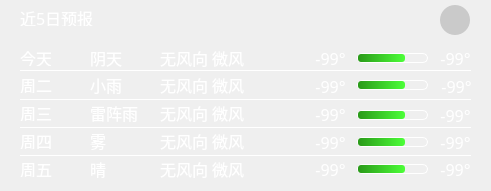
   <widget class="QWidget" name="futureWeatherBackgroundWidget" native="true">
    <property name="geometry">
     <rect>
      <x>490</x>
      <y>80</y>
      <width>491</width>
      <height>191</height>
     </rect>
    </property>
    <property name="styleSheet">
     <string notr="true">QWidget#futureWeatherBackgroundWidget {
	background-color: rgba(0, 0, 0, 40);
	border-radius: 25px;
	border: none;
}

</string>
    </property>
    <widget class="QLabel" name="futureWeatherTitleLabel">
     <property name="geometry">
      <rect>
       <x>20</x>
       <y>10</y>
       <width>91</width>
       <height>16</height>
      </rect>
     </property>
     <property name="font">
      <font>
       <family>MiSans Demibold</family>
       <pointsize>12</pointsize>
       <weight>50</weight>
       <bold>false</bold>
      </font>
     </property>
     <property name="styleSheet">
      <string notr="true">QLabel#futureWeatherTitleLabel {
	color: white;
}</string>
     </property>
     <property name="text">
      <string>近5日预报</string>
     </property>
    </widget>
    <widget class="QLabel" name="todayTitleLabel">
     <property name="geometry">
      <rect>
       <x>20</x>
       <y>50</y>
       <width>31</width>
       <height>16</height>
      </rect>
     </property>
     <property name="font">
      <font>
       <family>MiSans Demibold</family>
       <pointsize>12</pointsize>
       <weight>50</weight>
       <bold>false</bold>
      </font>
     </property>
     <property name="styleSheet">
      <string notr="true">QLabel#todayTitleLabel {
	color: white;
}</string>
     </property>
     <property name="text">
      <string>今天</string>
     </property>
    </widget>
    <widget class="QLabel" name="day2TitleLabel">
     <property name="geometry">
      <rect>
       <x>20</x>
       <y>77</y>
       <width>51</width>
       <height>16</height>
      </rect>
     </property>
     <property name="font">
      <font>
       <family>MiSans Demibold</family>
       <pointsize>12</pointsize>
       <weight>50</weight>
       <bold>false</bold>
      </font>
     </property>
     <property name="styleSheet">
      <string notr="true">QLabel#day2TitleLabel {
	color: white;
}</string>
     </property>
     <property name="text">
      <string>周二</string>
     </property>
    </widget>
    <widget class="QLabel" name="day3TitleLabel">
     <property name="geometry">
      <rect>
       <x>20</x>
       <y>105</y>
       <width>51</width>
       <height>16</height>
      </rect>
     </property>
     <property name="font">
      <font>
       <family>MiSans Demibold</family>
       <pointsize>12</pointsize>
       <weight>50</weight>
       <bold>false</bold>
      </font>
     </property>
     <property name="styleSheet">
      <string notr="true">QLabel#day3TitleLabel {
	color: white;
}</string>
     </property>
     <property name="text">
      <string>周三</string>
     </property>
    </widget>
    <widget class="QLabel" name="day4TitleLabel">
     <property name="geometry">
      <rect>
       <x>20</x>
       <y>133</y>
       <width>51</width>
       <height>16</height>
      </rect>
     </property>
     <property name="font">
      <font>
       <family>MiSans Demibold</family>
       <pointsize>12</pointsize>
       <weight>50</weight>
       <bold>false</bold>
      </font>
     </property>
     <property name="styleSheet">
      <string notr="true">QLabel#day4TitleLabel {
	color: white;
}</string>
     </property>
     <property name="text">
      <string>周四</string>
     </property>
    </widget>
    <widget class="QLabel" name="horizontalLineLabel1">
     <property name="geometry">
      <rect>
       <x>20</x>
       <y>70</y>
       <width>451</width>
       <height>16</height>
      </rect>
     </property>
     <property name="styleSheet">
      <string notr="true">QLabel#horizontalLineLabel1 {
    border-top: 1px solid white; /* 关键：left→top，实现水平线 */
    background-color: transparent; /* 保持背景透明，和你原有逻辑一致 */
    /* 可选：设置高度，避免label默认高度过大导致线位置偏移 */
    height: 1px; 
}</string>
     </property>
     <property name="text">
      <string/>
     </property>
    </widget>
    <widget class="QLabel" name="horizontalLineLabel2">
     <property name="geometry">
      <rect>
       <x>20</x>
       <y>99</y>
       <width>451</width>
       <height>16</height>
      </rect>
     </property>
     <property name="styleSheet">
      <string notr="true">QLabel#horizontalLineLabel2 {
    border-top: 1px solid white; /* 关键：left→top，实现水平线 */
    background-color: transparent; /* 保持背景透明，和你原有逻辑一致 */
    /* 可选：设置高度，避免label默认高度过大导致线位置偏移 */
    height: 1px; 
}</string>
     </property>
     <property name="text">
      <string/>
     </property>
    </widget>
    <widget class="QLabel" name="horizontalLineLabel3">
     <property name="geometry">
      <rect>
       <x>20</x>
       <y>127</y>
       <width>451</width>
       <height>16</height>
      </rect>
     </property>
     <property name="styleSheet">
      <string notr="true">QLabel#horizontalLineLabel3 {
    border-top: 1px solid white; /* 关键：left→top，实现水平线 */
    background-color: transparent; /* 保持背景透明，和你原有逻辑一致 */
    /* 可选：设置高度，避免label默认高度过大导致线位置偏移 */
    height: 1px; 
}</string>
     </property>
     <property name="text">
      <string/>
     </property>
    </widget>
    <widget class="QLabel" name="horizontalLineLabel4">
     <property name="geometry">
      <rect>
       <x>20</x>
       <y>155</y>
       <width>451</width>
       <height>16</height>
      </rect>
     </property>
     <property name="styleSheet">
      <string notr="true">QLabel#horizontalLineLabel4 {
    border-top: 1px solid white; /* 关键：left→top，实现水平线 */
    background-color: transparent; /* 保持背景透明，和你原有逻辑一致 */
    /* 可选：设置高度，避免label默认高度过大导致线位置偏移 */
    height: 1px; 
}</string>
     </property>
     <property name="text">
      <string/>
     </property>
    </widget>
    <widget class="QLabel" name="todayWeatherStateLabel">
     <property name="geometry">
      <rect>
       <x>90</x>
       <y>42</y>
       <width>51</width>
       <height>31</height>
      </rect>
     </property>
     <property name="font">
      <font>
       <family>MiSans Demibold</family>
       <pointsize>12</pointsize>
      </font>
     </property>
     <property name="styleSheet">
      <string notr="true">QLabel#todayWeatherStateLabel {
	color: white;
}</string>
     </property>
     <property name="text">
      <string>阴天</string>
     </property>
    </widget>
    <widget class="QLabel" name="day2WeatherStateLabel">
     <property name="geometry">
      <rect>
       <x>90</x>
       <y>69</y>
       <width>51</width>
       <height>31</height>
      </rect>
     </property>
     <property name="font">
      <font>
       <family>MiSans Demibold</family>
       <pointsize>12</pointsize>
      </font>
     </property>
     <property name="styleSheet">
      <string notr="true">QLabel#day2WeatherStateLabel {
	color: white;
}</string>
     </property>
     <property name="text">
      <string>小雨</string>
     </property>
    </widget>
    <widget class="QLabel" name="day3WeatherStateLabel">
     <property name="geometry">
      <rect>
       <x>90</x>
       <y>97</y>
       <width>51</width>
       <height>31</height>
      </rect>
     </property>
     <property name="font">
      <font>
       <family>MiSans Demibold</family>
       <pointsize>12</pointsize>
      </font>
     </property>
     <property name="styleSheet">
      <string notr="true">QLabel#day3WeatherStateLabel {
	color: white;
}</string>
     </property>
     <property name="text">
      <string>雷阵雨</string>
     </property>
    </widget>
    <widget class="QLabel" name="day4WeatherStateLabel">
     <property name="geometry">
      <rect>
       <x>90</x>
       <y>125</y>
       <width>51</width>
       <height>31</height>
      </rect>
     </property>
     <property name="font">
      <font>
       <family>MiSans Demibold</family>
       <pointsize>12</pointsize>
      </font>
     </property>
     <property name="styleSheet">
      <string notr="true">QLabel#day4WeatherStateLabel {
	color: white;
}</string>
     </property>
     <property name="text">
      <string>雾</string>
     </property>
    </widget>
    <widget class="QLabel" name="todayWindyStateLabel">
     <property name="geometry">
      <rect>
       <x>160</x>
       <y>42</y>
       <width>121</width>
       <height>31</height>
      </rect>
     </property>
     <property name="font">
      <font>
       <family>MiSans Demibold</family>
       <pointsize>12</pointsize>
      </font>
     </property>
     <property name="styleSheet">
      <string notr="true">QLabel#todayWindyStateLabel {
	color: white;
}</string>
     </property>
     <property name="text">
      <string>无风向 微风</string>
     </property>
     <property name="alignment">
      <set>Qt::AlignLeading|Qt::AlignLeft|Qt::AlignVCenter</set>
     </property>
    </widget>
    <widget class="QLabel" name="day2WindyStateLabel">
     <property name="geometry">
      <rect>
       <x>160</x>
       <y>69</y>
       <width>121</width>
       <height>31</height>
      </rect>
     </property>
     <property name="font">
      <font>
       <family>MiSans Demibold</family>
       <pointsize>12</pointsize>
      </font>
     </property>
     <property name="styleSheet">
      <string notr="true">QLabel#day2WindyStateLabel {
	color: white;
}</string>
     </property>
     <property name="text">
      <string>无风向 微风</string>
     </property>
     <property name="alignment">
      <set>Qt::AlignLeading|Qt::AlignLeft|Qt::AlignVCenter</set>
     </property>
    </widget>
    <widget class="QLabel" name="day3WindyStateLabel">
     <property name="geometry">
      <rect>
       <x>160</x>
       <y>97</y>
       <width>121</width>
       <height>31</height>
      </rect>
     </property>
     <property name="font">
      <font>
       <family>MiSans Demibold</family>
       <pointsize>12</pointsize>
      </font>
     </property>
     <property name="styleSheet">
      <string notr="true">QLabel#day3WindyStateLabel {
	color: white;
}</string>
     </property>
     <property name="text">
      <string>无风向 微风</string>
     </property>
     <property name="alignment">
      <set>Qt::AlignLeading|Qt::AlignLeft|Qt::AlignVCenter</set>
     </property>
    </widget>
    <widget class="QLabel" name="day4WindyStateLabel">
     <property name="geometry">
      <rect>
       <x>160</x>
       <y>125</y>
       <width>121</width>
       <height>31</height>
      </rect>
     </property>
     <property name="font">
      <font>
       <family>MiSans Demibold</family>
       <pointsize>12</pointsize>
      </font>
     </property>
     <property name="styleSheet">
      <string notr="true">QLabel#day4WindyStateLabel {
	color: white;
}</string>
     </property>
     <property name="text">
      <string>无风向 微风</string>
     </property>
     <property name="alignment">
      <set>Qt::AlignLeading|Qt::AlignLeft|Qt::AlignVCenter</set>
     </property>
    </widget>
    <widget class="QLabel" name="todayWeatherIconLabel">
     <property name="geometry">
      <rect>
       <x>270</x>
       <y>45</y>
       <width>21</width>
       <height>21</height>
      </rect>
     </property>
     <property name="styleSheet">
      <string notr="true"/>
     </property>
     <property name="text">
      <string/>
     </property>
     <property name="pixmap">
      <pixmap resource="resources.qrc">:/icons/resources/icons/cloudy.png</pixmap>
     </property>
     <property name="scaledContents">
      <bool>true</bool>
     </property>
    </widget>
    <widget class="QLabel" name="day2WeatherIconLabel">
     <property name="geometry">
      <rect>
       <x>270</x>
       <y>75</y>
       <width>21</width>
       <height>21</height>
      </rect>
     </property>
     <property name="styleSheet">
      <string notr="true"/>
     </property>
     <property name="text">
      <string/>
     </property>
     <property name="pixmap">
      <pixmap resource="resources.qrc">:/icons/resources/icons/rain.png</pixmap>
     </property>
     <property name="scaledContents">
      <bool>true</bool>
     </property>
    </widget>
    <widget class="QLabel" name="day4WeatherIconLabel">
     <property name="geometry">
      <rect>
       <x>270</x>
       <y>131</y>
       <width>21</width>
       <height>21</height>
      </rect>
     </property>
     <property name="styleSheet">
      <string notr="true"/>
     </property>
     <property name="text">
      <string/>
     </property>
     <property name="pixmap">
      <pixmap resource="resources.qrc">:/icons/resources/icons/snow.png</pixmap>
     </property>
     <property name="scaledContents">
      <bool>true</bool>
     </property>
    </widget>
    <widget class="QLabel" name="todayLowestTemperatureLabel">
     <property name="geometry">
      <rect>
       <x>310</x>
       <y>50</y>
       <width>41</width>
       <height>16</height>
      </rect>
     </property>
     <property name="font">
      <font>
       <family>MiSans Demibold</family>
       <pointsize>12</pointsize>
       <weight>50</weight>
       <bold>false</bold>
      </font>
     </property>
     <property name="styleSheet">
      <string notr="true">QLabel#todayLowestTemperatureLabel {
	color: white;
}</string>
     </property>
     <property name="text">
      <string>-99°</string>
     </property>
     <property name="alignment">
      <set>Qt::AlignCenter</set>
     </property>
    </widget>
    <widget class="QLabel" name="day2LowestTemperatureLabel">
     <property name="geometry">
      <rect>
       <x>310</x>
       <y>78</y>
       <width>41</width>
       <height>16</height>
      </rect>
     </property>
     <property name="font">
      <font>
       <family>MiSans Demibold</family>
       <pointsize>12</pointsize>
       <weight>50</weight>
       <bold>false</bold>
      </font>
     </property>
     <property name="styleSheet">
      <string notr="true">QLabel#day2LowestTemperatureLabel {
	color: white;
}</string>
     </property>
     <property name="text">
      <string>-99°</string>
     </property>
     <property name="alignment">
      <set>Qt::AlignCenter</set>
     </property>
    </widget>
    <widget class="QLabel" name="day3LowestTemperatureLabel">
     <property name="geometry">
      <rect>
       <x>310</x>
       <y>106</y>
       <width>41</width>
       <height>16</height>
      </rect>
     </property>
     <property name="font">
      <font>
       <family>MiSans Demibold</family>
       <pointsize>12</pointsize>
       <weight>50</weight>
       <bold>false</bold>
      </font>
     </property>
     <property name="styleSheet">
      <string notr="true">QLabel#day3LowestTemperatureLabel {
	color: white;
}</string>
     </property>
     <property name="text">
      <string>-99°</string>
     </property>
     <property name="alignment">
      <set>Qt::AlignCenter</set>
     </property>
    </widget>
    <widget class="QLabel" name="day4LowestTemperatureLabel">
     <property name="geometry">
      <rect>
       <x>310</x>
       <y>134</y>
       <width>41</width>
       <height>16</height>
      </rect>
     </property>
     <property name="font">
      <font>
       <family>MiSans Demibold</family>
       <pointsize>12</pointsize>
       <weight>50</weight>
       <bold>false</bold>
      </font>
     </property>
     <property name="styleSheet">
      <string notr="true">QLabel#day4LowestTemperatureLabel {
	color: white;
}</string>
     </property>
     <property name="text">
      <string>-99°</string>
     </property>
     <property name="alignment">
      <set>Qt::AlignCenter</set>
     </property>
    </widget>
    <widget class="QProgressBar" name="todayTemperatureProgressBar">
     <property name="geometry">
      <rect>
       <x>357</x>
       <y>53</y>
       <width>71</width>
       <height>10</height>
      </rect>
     </property>
     <property name="styleSheet">
      <string notr="true">QProgressBar#todayTemperatureProgressBar {
    border-radius: 5px;
    border: 1px solid #ffffff;
    background-color: transparent;
    qproperty-textVisible: false; /* 隐藏进度文字，取消注释即可 */
}

/* 进度填充部分*/
QProgressBar#todayTemperatureProgressBar::chunk {
    border-radius: 3px; /* 比整体圆角小2px，避免填充部分超出边框圆角 */
    background-color: #2a9919;
    /* 渐变背景 */
    background: qlineargradient(x1:0, y1:0, x2:1, y2:0, stop:0 #2a9919, stop:1 #4cff38);
}</string>
     </property>
     <property name="minimum">
      <number>-55</number>
     </property>
     <property name="maximum">
      <number>75</number>
     </property>
     <property name="value">
      <number>35</number>
     </property>
     <property name="textVisible">
      <bool>false</bool>
     </property>
     <property name="orientation">
      <enum>Qt::Horizontal</enum>
     </property>
     <property name="textDirection">
      <enum>QProgressBar::TopToBottom</enum>
     </property>
    </widget>
    <widget class="QProgressBar" name="day2TemperatureProgressBar">
     <property name="geometry">
      <rect>
       <x>357</x>
       <y>80</y>
       <width>71</width>
       <height>10</height>
      </rect>
     </property>
     <property name="styleSheet">
      <string notr="true">QProgressBar#day2TemperatureProgressBar {
    border-radius: 5px;
    border: 1px solid #ffffff;
    background-color: transparent;
    qproperty-textVisible: false; /* 隐藏进度文字，取消注释即可 */
}

/* 进度填充部分（关键：单独设置圆角，否则填充部分是直角） */
QProgressBar#day2TemperatureProgressBar::chunk {
    border-radius: 3px; /* 比整体圆角小2px，避免填充部分超出边框圆角 */
    background-color: #2a9919;
    /* 可选：渐变背景 */
    background: qlineargradient(x1:0, y1:0, x2:1, y2:0, stop:0 #2a9919, stop:1 #4cff38);
}</string>
     </property>
     <property name="minimum">
      <number>-55</number>
     </property>
     <property name="maximum">
      <number>75</number>
     </property>
     <property name="value">
      <number>35</number>
     </property>
     <property name="textVisible">
      <bool>false</bool>
     </property>
     <property name="orientation">
      <enum>Qt::Horizontal</enum>
     </property>
     <property name="textDirection">
      <enum>QProgressBar::TopToBottom</enum>
     </property>
    </widget>
    <widget class="QProgressBar" name="day3TemperatureProgressBar">
     <property name="geometry">
      <rect>
       <x>357</x>
       <y>110</y>
       <width>71</width>
       <height>10</height>
      </rect>
     </property>
     <property name="styleSheet">
      <string notr="true">QProgressBar#day3TemperatureProgressBar {
    /* 1. 进度条整体圆角（核心） */
    border-radius: 5px; /* 整体圆角半径，推荐6-10px */
    
    /* 2. 边框设置（可选，带颜色边框） */
    border: 1px solid #ffffff; /* 1px浅灰色边框 */
    
    /* 3. 背景透明（延续你的需求） */
    background-color: transparent;
    
    /* 5. 文本样式（可选，隐藏/显示进度文字） */
    color: #666666; /* 进度文字颜色 */
    text-align: center; /* 文字居中 */
    qproperty-textVisible: false; /* 隐藏进度文字，取消注释即可 */
}

/* 进度填充部分（关键：单独设置圆角，否则填充部分是直角） */
QProgressBar#day3TemperatureProgressBar::chunk {
    border-radius: 3px; /* 比整体圆角小2px，避免填充部分超出边框圆角 */
    background-color: #2a9919; /* 进度条填充颜色（蓝色，可自定义） */
    /* 可选：渐变背景 */
    background: qlineargradient(x1:0, y1:0, x2:1, y2:0, stop:0 #2a9919, stop:1 #4cff38);
}</string>
     </property>
     <property name="minimum">
      <number>-55</number>
     </property>
     <property name="maximum">
      <number>75</number>
     </property>
     <property name="value">
      <number>35</number>
     </property>
     <property name="textVisible">
      <bool>false</bool>
     </property>
     <property name="orientation">
      <enum>Qt::Horizontal</enum>
     </property>
     <property name="textDirection">
      <enum>QProgressBar::TopToBottom</enum>
     </property>
    </widget>
    <widget class="QProgressBar" name="day4TemperatureProgressBar">
     <property name="geometry">
      <rect>
       <x>357</x>
       <y>137</y>
       <width>71</width>
       <height>10</height>
      </rect>
     </property>
     <property name="styleSheet">
      <string notr="true">QProgressBar#day4TemperatureProgressBar {
    /* 1. 进度条整体圆角（核心） */
    border-radius: 5px; /* 整体圆角半径，推荐6-10px */
    
    /* 2. 边框设置（可选，带颜色边框） */
    border: 1px solid #ffffff; /* 1px浅灰色边框 */
    
    /* 3. 背景透明（延续你的需求） */
    background-color: transparent;
    
    /* 5. 文本样式（可选，隐藏/显示进度文字） */
    color: #666666; /* 进度文字颜色 */
    text-align: center; /* 文字居中 */
    qproperty-textVisible: false; /* 隐藏进度文字，取消注释即可 */
}

/* 进度填充部分（关键：单独设置圆角，否则填充部分是直角） */
QProgressBar#day4TemperatureProgressBar::chunk {
    border-radius: 3px; /* 比整体圆角小2px，避免填充部分超出边框圆角 */
    background-color: #2a9919; /* 进度条填充颜色（蓝色，可自定义） */
    /* 可选：渐变背景 */
    background: qlineargradient(x1:0, y1:0, x2:1, y2:0, stop:0 #2a9919, stop:1 #4cff38);
}</string>
     </property>
     <property name="minimum">
      <number>-55</number>
     </property>
     <property name="maximum">
      <number>75</number>
     </property>
     <property name="value">
      <number>35</number>
     </property>
     <property name="textVisible">
      <bool>false</bool>
     </property>
     <property name="orientation">
      <enum>Qt::Horizontal</enum>
     </property>
     <property name="textDirection">
      <enum>QProgressBar::TopToBottom</enum>
     </property>
    </widget>
    <widget class="QLabel" name="todayHighestTemperatureLabel">
     <property name="geometry">
      <rect>
       <x>435</x>
       <y>50</y>
       <width>41</width>
       <height>16</height>
      </rect>
     </property>
     <property name="font">
      <font>
       <family>MiSans Demibold</family>
       <pointsize>12</pointsize>
       <weight>50</weight>
       <bold>false</bold>
      </font>
     </property>
     <property name="styleSheet">
      <string notr="true">QLabel#todayHighestTemperatureLabel {
	color: white;
}</string>
     </property>
     <property name="text">
      <string>-99°</string>
     </property>
     <property name="alignment">
      <set>Qt::AlignCenter</set>
     </property>
    </widget>
    <widget class="QLabel" name="day2HighestTemperatureLabel">
     <property name="geometry">
      <rect>
       <x>436</x>
       <y>78</y>
       <width>41</width>
       <height>16</height>
      </rect>
     </property>
     <property name="font">
      <font>
       <family>MiSans Demibold</family>
       <pointsize>12</pointsize>
       <weight>50</weight>
       <bold>false</bold>
      </font>
     </property>
     <property name="styleSheet">
      <string notr="true">QLabel#day2HighestTemperatureLabel {
	color: white;
}</string>
     </property>
     <property name="text">
      <string>-99°</string>
     </property>
     <property name="alignment">
      <set>Qt::AlignCenter</set>
     </property>
    </widget>
    <widget class="QLabel" name="day3HighestTemperatureLabel">
     <property name="geometry">
      <rect>
       <x>435</x>
       <y>107</y>
       <width>41</width>
       <height>16</height>
      </rect>
     </property>
     <property name="font">
      <font>
       <family>MiSans Demibold</family>
       <pointsize>12</pointsize>
       <weight>50</weight>
       <bold>false</bold>
      </font>
     </property>
     <property name="styleSheet">
      <string notr="true">QLabel#day3HighestTemperatureLabel {
	color: white;
}</string>
     </property>
     <property name="text">
      <string>-99°</string>
     </property>
     <property name="alignment">
      <set>Qt::AlignCenter</set>
     </property>
    </widget>
    <widget class="QLabel" name="day4HighestTemperatureLabel">
     <property name="geometry">
      <rect>
       <x>435</x>
       <y>134</y>
       <width>41</width>
       <height>16</height>
      </rect>
     </property>
     <property name="font">
      <font>
       <family>MiSans Demibold</family>
       <pointsize>12</pointsize>
       <weight>50</weight>
       <bold>false</bold>
      </font>
     </property>
     <property name="styleSheet">
      <string notr="true">QLabel#day4HighestTemperatureLabel {
	color: white;
}</string>
     </property>
     <property name="text">
      <string>-99°</string>
     </property>
     <property name="alignment">
      <set>Qt::AlignCenter</set>
     </property>
    </widget>
    <widget class="QLabel" name="day3WeatherIconLabel">
     <property name="geometry">
      <rect>
       <x>270</x>
       <y>103</y>
       <width>21</width>
       <height>21</height>
      </rect>
     </property>
     <property name="styleSheet">
      <string notr="true"/>
     </property>
     <property name="text">
      <string/>
     </property>
     <property name="pixmap">
      <pixmap resource="resources.qrc">:/icons/resources/icons/sandDust.png</pixmap>
     </property>
     <property name="scaledContents">
      <bool>true</bool>
     </property>
    </widget>
    <widget class="QPushButton" name="refreshPushButton">
     <property name="geometry">
      <rect>
       <x>440</x>
       <y>5</y>
       <width>30</width>
       <height>30</height>
      </rect>
     </property>
     <property name="focusPolicy">
      <enum>Qt::NoFocus</enum>
     </property>
     <property name="styleSheet">
      <string notr="true">QPushButton#refreshPushButton {
	background-color: rgba(0, 0, 0, 40);
	border-radius: 15px;
	border: none;
}</string>
     </property>
     <property name="text">
      <string/>
     </property>
     <property name="icon">
      <iconset resource="resources.qrc">
       <normaloff>:/icons/resources/icons/refresh.png</normaloff>:/icons/resources/icons/refresh.png</iconset>
     </property>
     <property name="iconSize">
      <size>
       <width>15</width>
       <height>15</height>
      </size>
     </property>
    </widget>
    <widget class="QLabel" name="day5TitleLabel">
     <property name="geometry">
      <rect>
       <x>20</x>
       <y>161</y>
       <width>51</width>
       <height>16</height>
      </rect>
     </property>
     <property name="font">
      <font>
       <family>MiSans Demibold</family>
       <pointsize>12</pointsize>
       <weight>50</weight>
       <bold>false</bold>
      </font>
     </property>
     <property name="styleSheet">
      <string notr="true">QLabel#day5TitleLabel {
	color: white;
}</string>
     </property>
     <property name="text">
      <string>周五</string>
     </property>
    </widget>
    <widget class="QLabel" name="day5WeatherStateLabel">
     <property name="geometry">
      <rect>
       <x>90</x>
       <y>153</y>
       <width>51</width>
       <height>31</height>
      </rect>
     </property>
     <property name="font">
      <font>
       <family>MiSans Demibold</family>
       <pointsize>12</pointsize>
      </font>
     </property>
     <property name="styleSheet">
      <string notr="true">QLabel#day5WeatherStateLabel {
	color: white;
}</string>
     </property>
     <property name="text">
      <string>晴</string>
     </property>
    </widget>
    <widget class="QLabel" name="day5WindyStateLabel">
     <property name="geometry">
      <rect>
       <x>160</x>
       <y>153</y>
       <width>121</width>
       <height>31</height>
      </rect>
     </property>
     <property name="font">
      <font>
       <family>MiSans Demibold</family>
       <pointsize>12</pointsize>
      </font>
     </property>
     <property name="styleSheet">
      <string notr="true">QLabel#day5WindyStateLabel {
	color: white;
}</string>
     </property>
     <property name="text">
      <string>无风向 微风</string>
     </property>
     <property name="alignment">
      <set>Qt::AlignLeading|Qt::AlignLeft|Qt::AlignVCenter</set>
     </property>
    </widget>
    <widget class="QLabel" name="day5WeatherIconLabel">
     <property name="geometry">
      <rect>
       <x>270</x>
       <y>160</y>
       <width>21</width>
       <height>21</height>
      </rect>
     </property>
     <property name="styleSheet">
      <string notr="true"/>
     </property>
     <property name="text">
      <string/>
     </property>
     <property name="pixmap">
      <pixmap resource="resources.qrc">:/icons/resources/icons/sunny.png</pixmap>
     </property>
     <property name="scaledContents">
      <bool>true</bool>
     </property>
    </widget>
    <widget class="QLabel" name="day5LowestTemperatureLabel">
     <property name="geometry">
      <rect>
       <x>310</x>
       <y>161</y>
       <width>41</width>
       <height>16</height>
      </rect>
     </property>
     <property name="font">
      <font>
       <family>MiSans Demibold</family>
       <pointsize>12</pointsize>
       <weight>50</weight>
       <bold>false</bold>
      </font>
     </property>
     <property name="styleSheet">
      <string notr="true">QLabel#day5LowestTemperatureLabel {
	color: white;
}</string>
     </property>
     <property name="text">
      <string>-99°</string>
     </property>
     <property name="alignment">
      <set>Qt::AlignCenter</set>
     </property>
    </widget>
    <widget class="QProgressBar" name="day5TemperatureProgressBar">
     <property name="geometry">
      <rect>
       <x>357</x>
       <y>164</y>
       <width>71</width>
       <height>10</height>
      </rect>
     </property>
     <property name="styleSheet">
      <string notr="true">QProgressBar#day5TemperatureProgressBar {
    /* 1. 进度条整体圆角（核心） */
    border-radius: 5px; /* 整体圆角半径，推荐6-10px */
    
    /* 2. 边框设置（可选，带颜色边框） */
    border: 1px solid #ffffff; /* 1px浅灰色边框 */
    
    /* 3. 背景透明（延续你的需求） */
    background-color: transparent;
    
    /* 5. 文本样式（可选，隐藏/显示进度文字） */
    color: #666666; /* 进度文字颜色 */
    text-align: center; /* 文字居中 */
    qproperty-textVisible: false; /* 隐藏进度文字，取消注释即可 */
}

/* 进度填充部分（关键：单独设置圆角，否则填充部分是直角） */
QProgressBar#day5TemperatureProgressBar::chunk {
    border-radius: 3px; /* 比整体圆角小2px，避免填充部分超出边框圆角 */
    background-color: #2a9919; /* 进度条填充颜色（蓝色，可自定义） */
    /* 可选：渐变背景 */
    background: qlineargradient(x1:0, y1:0, x2:1, y2:0, stop:0 #2a9919, stop:1 #4cff38);
}</string>
     </property>
     <property name="minimum">
      <number>-55</number>
     </property>
     <property name="maximum">
      <number>75</number>
     </property>
     <property name="value">
      <number>35</number>
     </property>
     <property name="textVisible">
      <bool>false</bool>
     </property>
     <property name="orientation">
      <enum>Qt::Horizontal</enum>
     </property>
     <property name="textDirection">
      <enum>QProgressBar::TopToBottom</enum>
     </property>
    </widget>
    <widget class="QLabel" name="day5HighestTemperatureLabel">
     <property name="geometry">
      <rect>
       <x>435</x>
       <y>161</y>
       <width>41</width>
       <height>16</height>
      </rect>
     </property>
     <property name="font">
      <font>
       <family>MiSans Demibold</family>
       <pointsize>12</pointsize>
       <weight>50</weight>
       <bold>false</bold>
      </font>
     </property>
     <property name="styleSheet">
      <string notr="true">QLabel#day5HighestTemperatureLabel {
	color: white;
}</string>
     </property>
     <property name="text">
      <string>-99°</string>
     </property>
     <property name="alignment">
      <set>Qt::AlignCenter</set>
     </property>
    </widget>
   </widget>
